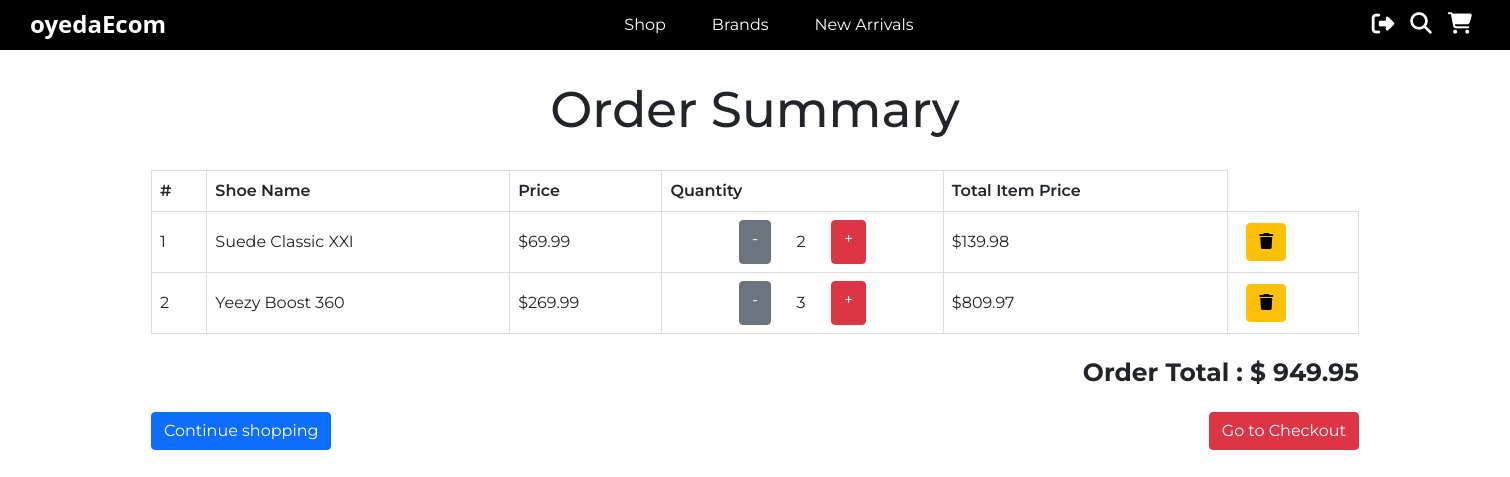
/order-summary/ (signed in), run on an earlier commit of the app's database.
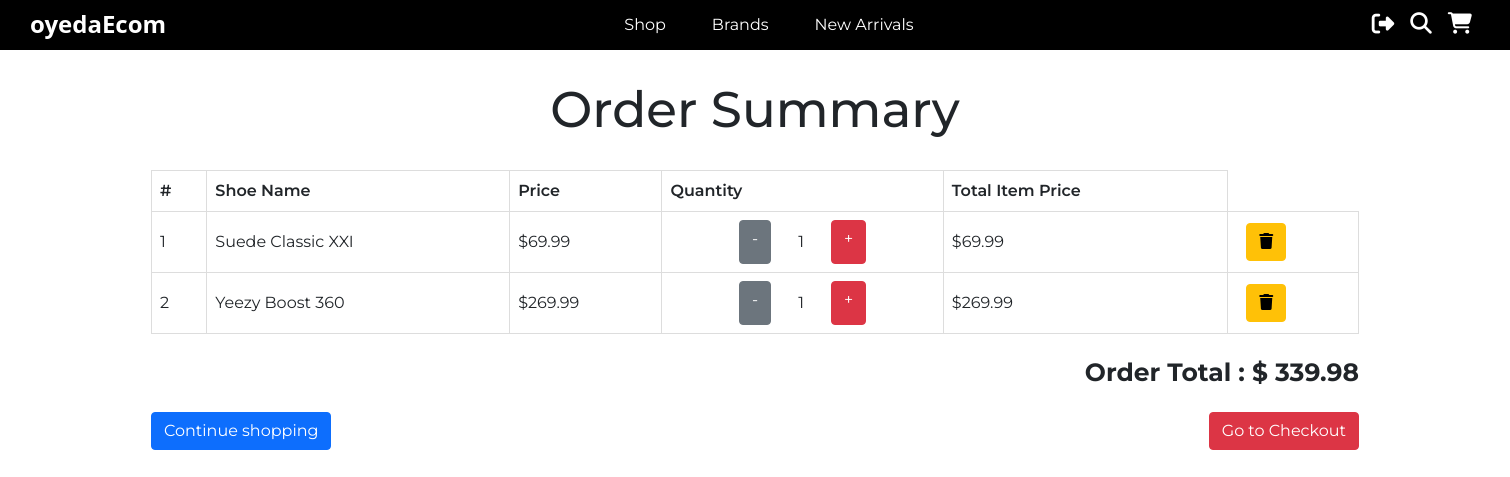
And on a later commit of the database.
### oyeda/models.py (models this page shows, shortened)
class OrderedItem(models.Model):
    item = models.ForeignKey(Shoe, on_delete=models.CASCADE, null=True)
    quantity = models.IntegerField(default=1)
    ordered = models.BooleanField(default=False)
    def __str__(self):
        return f"Item: {self.item.name} - Quantity: {self.quantity}"
    def generate_total_price_for_item(self):
        quantity = self.quantity
        price = self.item.price
        item_price = quantity * price
        return item_price

class Shoe(models.Model):
    name = models.CharField(max_length=100)
    price = models.FloatField()
    description = models.TextField()
    brand = models.ForeignKey(Brand, on_delete=models.CASCADE, null=True)
    image = models.ImageField()
    slug = models.SlugField()
    new_arrival = models.BooleanField(default=False)
    brand_slug = models.CharField(choices=brand_slug_choices, default='nike', max_length=20)

class OrderList(models.Model):
    user = models.ForeignKey(get_user_model(), on_delete=models.CASCADE)
    items = models.ManyToManyField(OrderedItem, null=True)
    ordered = models.BooleanField(default=False)
    shipping_address = models.ForeignKey(ShippingAddress, on_delete=models.CASCADE, null=True)
    billing_address = models.ForeignKey(BillingAddress, on_delete=models.CASCADE, null=True)
    payment = models.ForeignKey(Payment, on_delete=models.CASCADE, null=True)
    def get_total_price(self):
        total = 0
        for item in self.items.all():
            total += item.generate_total_price_for_item()
        return total

### oyeda/views.py (the view)
# urls.py: path('order-summary/', views.OrderSummary.as_view(), name='order-summary'),
class OrderSummary(LoginRequiredMixin, View):
    login_url = '/'
    redirect_field_name = 'redirect_to'
    def get(self, request):
        try:
            order = OrderList.objects.get(user=request.user, ordered=False)
            context = {
                'order' : order
            }
            print(order.items.all())
            return render(request, 'order-summary.html', context)
        except ObjectDoesNotExist:
            print("Nope...")
            return redirect('/')

### templates/order-summary.html (shortened to what this page needs)
{% extends 'base.html' %}
{% block content %}
    <h1 style="text-align: center; padding: 15px; margin: 15px; font-size: 50px;">Order Summary</h1>
    <div style="display: flex; justify-content: center; width: 100%">
        <table>
            <thead>
                <tr>
                    <th>#</th>
                    <th>Shoe Name</th>
                    <th>Price</th>
                    <th>Quantity</th>
                    <th>Total Item Price</th>
                </tr>
            </thead>
        {% for order in order.items.all %}
            <tr>
                <td>{{ forloop.counter }}</td>
                <td>{{ order.item.name }}</td>
                <td>${{ order.item.price|floatformat:2 }}</td>
                <td>
                    <div style="display: flex; justify-content: center;">
                        <a href="{% url 'oyeda:remove-from-cart' order.item.slug %}" class="btn btn-secondary">-</a>
                            <div style="width: 60px; padding: 10px 0px 10px 0px; text-align: center;">{{ order.quantity }}</div>
                        <a href="{% url 'oyeda:add-to-cart' order.item.slug %}" class="btn btn-danger">+</a>
                    </div>
                </td>
                <td>${{ order.generate_total_price_for_item|floatformat:2 }}</td>
                <td><a href="{% url 'oyeda:remove-entire-item' order.item.slug %}" style="margin-left: 10px;" class="btn btn-warning"><i class="fas fa-trash"></i></a></td>
            </tr>
        {% endfor %}
        </table>
    </div>
    <div style="font-size: 25px; font-weight: bolder; width: 80%; margin: 20px 10% 20px 10%; text-align: right;">
        Order Total : $ {{ order.get_total_price|floatformat:2 }}
    </div>
    <div style="font-weight: bolder; width: 80%; margin: 20px 10% 20px 10%;">
        <a style="float: left;" class="btn btn-primary" href="{% url 'oyeda:products' %}">Continue shopping</a>
        <a style="float: right;" class="btn btn-danger" href="{% url 'oyeda:checkout' %}">Go to Checkout</a>
    </div>
{% endblock %}

What changed in the data, as far as the page shows it:
changed OrderedItem "Suede Classic XXI": quantity "2" → "1"; generate_total_price_for_item "139.98" → "69.99"
changed OrderedItem "Yeezy Boost 360": quantity "3" → "1"; generate_total_price_for_item "809.97" → "269.99"
changed through a linked row, OrderList: get_total_price "949.95" → "339.98"
